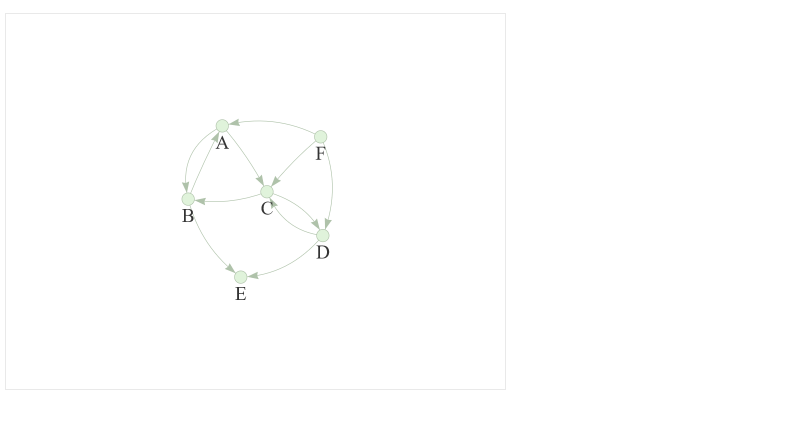
#> input picture S2_Cours/07_ParcoursGraphes/13_Graphe2/illustration_graphes/parcours_profondeurs/parcoursProfondeur0.png, 1603 x 852 px (shown at 1/2 size); its folder holds 4 pictures in this run
$ python cropGrab.py
#> lines starting #> are read from the running program, lines starting #| are printed output that depends on the picture
import imageio
import matplotlib.pyplot as plt
import numpy as np

for k in range(13):
    image = imageio.imread("parcoursProfondeur"+str(k)+".png")
#> image is the input picture: shape (852, 1603, 4); mean R, G, B, A 254.4, 254.5, 254.4, 255
    imageCrop = image[230:605,360:670,:].copy()
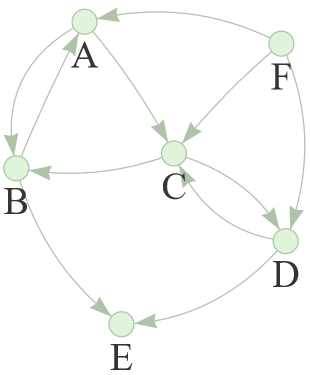
#> imageCrop: shape (375, 310, 4); mean R, G, B, A 249.6, 250.7, 249.3, 255
    n, p, _ = imageCrop.shape
#> n = 375; p = 310
    for i in range(n):
        for j in range(p):
            if not (imageCrop[i,j,:] - np.array([255, 255, 255, 255])).any() :
                imageCrop[i,j,:] = np.array([255, 255, 255, 0])
    # plt.imshow(imageCrop)
    # plt.show()
    imageio.imwrite("parcoursProfondeurCrop"+str(k)+".png", imageCrop)
#> pass 2 of the loop `for k in range(13):`:
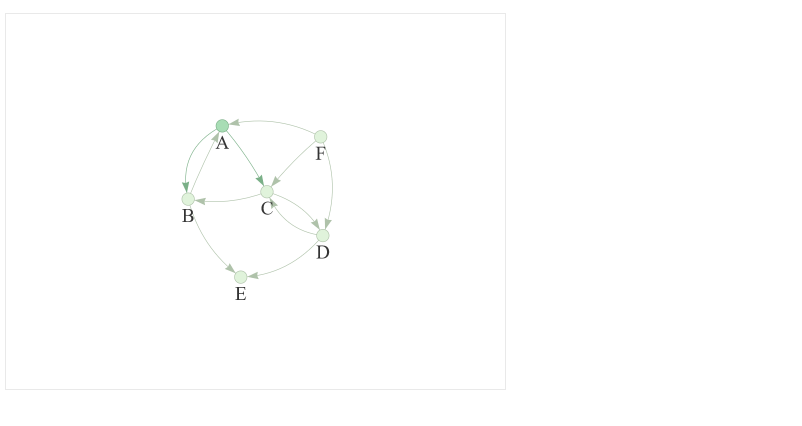
#> input picture S2_Cours/07_ParcoursGraphes/13_Graphe2/illustration_graphes/parcours_profondeurs/parcoursProfondeur1.png, 1603 x 852 px (shown at 1/2 size)
#> image is the input picture: shape (852, 1603, 4); mean R, G, B, A 254.4, 254.5, 254.4, 255
#> `imageCrop = image[230:605,360:670,:].copy()`:
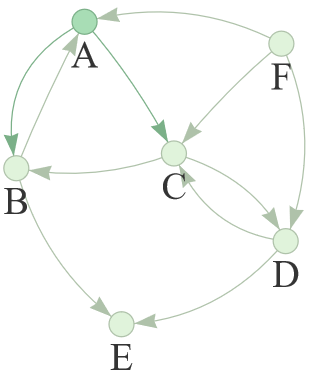
#> imageCrop: shape (375, 310, 4); mean R, G, B, A 249.1, 250.5, 249, 255
#> (the run stopped early here; a loop or call above may not have finished)
